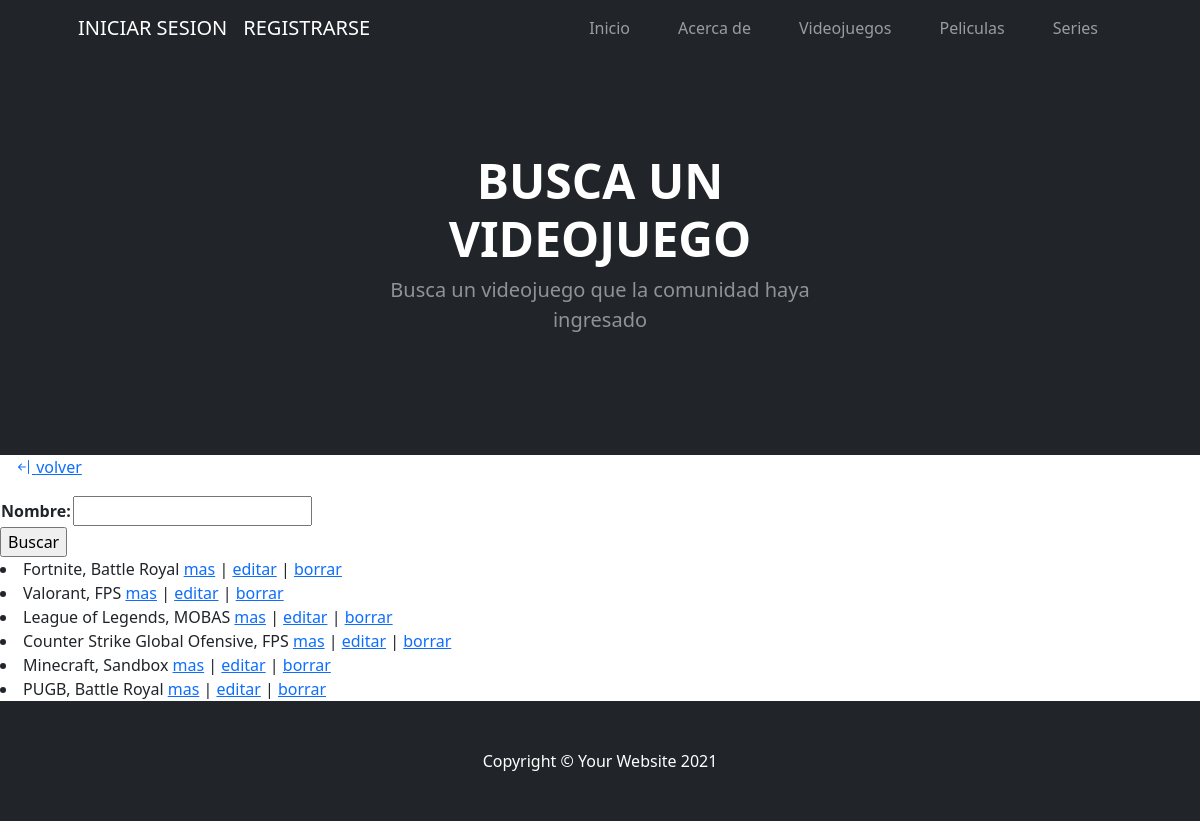
/entretenimiento/videojuegos/lista, run on an earlier commit of the app's database.
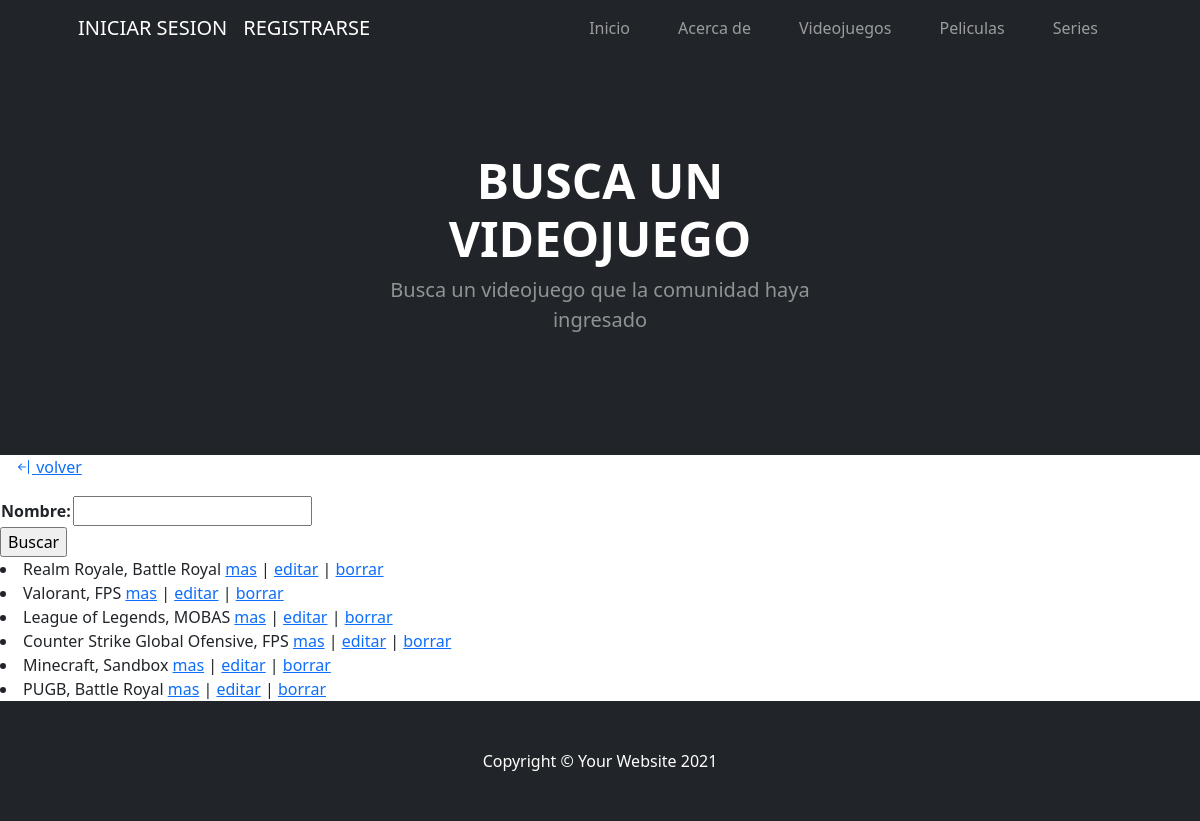
And on a later commit of the database.
### entretenimiento/models.py (models this page shows)
class VideoJuegos(models.Model):
    nombre = models.CharField(max_length=40)
    genero = models.CharField(max_length=20)
    divertido = models.BooleanField()
    def __str__(self):
        return f'{self.nombre}'

### entretenimiento/views.py (the view)
# urls.py: path('videojuegos/lista', views.lista_videojuegos, name='lista_videojuegos'),
def lista_videojuegos(request):
    nombre_a_buscar = request.GET.get('nombre', None)
    if nombre_a_buscar is not None:
        videojuegos = VideoJuegos.objects.filter(nombre__icontains = nombre_a_buscar)
    else:
        videojuegos = VideoJuegos.objects.all()
    form = VideoJuegosBusqueda()
    return render(request, 'entretenimiento/lista_videojuegos.html', {'form': form, 'videojuegos': videojuegos})

### entretenimiento/forms.py
class VideoJuegosBusqueda(forms.Form):
    nombre = forms.CharField(max_length=40)

### entretenimiento/templates/entretenimiento/lista_videojuegos.html (shortened to what this page needs)
{% extends 'index/index.html' %}
{% block header_block %}
        <header class="bg-dark py-5">
            <div class="container px-5">
                <div class="row gx-5 justify-content-center">
                    <div class="col-lg-6">
                        <div class="text-center my-5">
                            {% block header_text_block %}
                                <h1 class="display-5 fw-bolder text-white mb-2">BUSCA UN VIDEOJUEGO</h1>
                            {% endblock header_text_block %}
                            <p class="lead text-white-50 mb-4">Busca un videojuego que la comunidad haya ingresado</p>
                        </div>
                    </div>
                </div>
            </div>
        </header>
{% endblock header_block %}
{% block body_block %}
    <p>
        <a href={% url 'videojuego' %} style='padding: 1rem;'><i class="bi bi-arrow-bar-left"></i> volver</a>
    </p>
    <form action={% url 'lista_videojuegos' %} method='get'>
        <table>
            {{form.as_table}}
        </table>
        <input type="submit" value='Buscar'>
    </form>
    {% for videojuego in videojuegos %}
        <li>
            {{videojuego}}, {{videojuego.genero}}
            <a href={% url 'detalle_videojuego' videojuego.id %}>mas</a> |
            <a href={% url 'editar_videojuego' videojuego.id %}>editar</a> |
            <a href={% url 'borrar_videojuego' videojuego.id %}>borrar</a>
        </li>
    {% endfor %}
{% endblock body_block %}

What changed in the data, as far as the page shows it:
changed VideoJuegos: nombre "Fortnite" → "Realm Royale"
